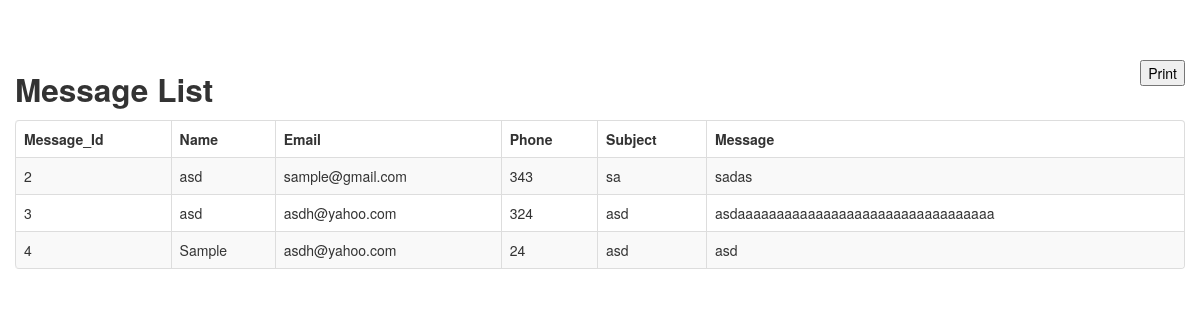
/admin/message/report.php, run on an earlier commit of the app's database.
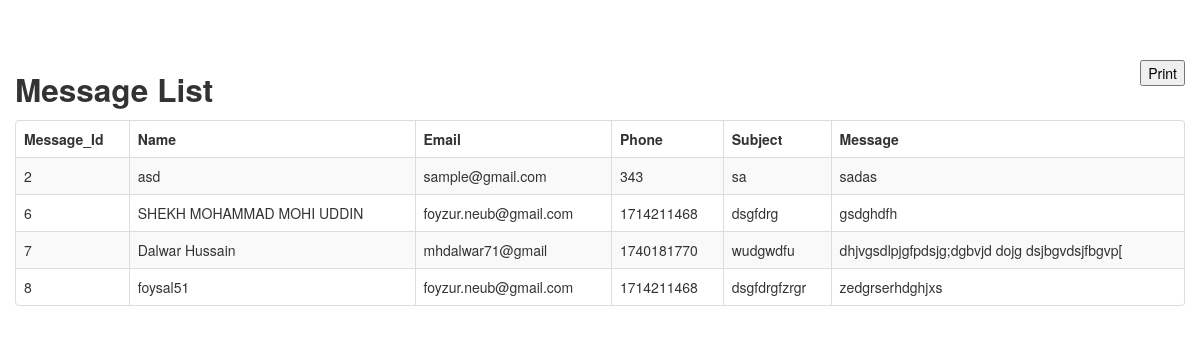
And on a later commit of the database.
### tables this page shows
CREATE TABLE `tbl_contact` (
  `contact_Id` int(11) NOT NULL,
  `name` varchar(255) DEFAULT NULL,
  `email` varchar(255) DEFAULT NULL,
  `phone` int(1) DEFAULT NULL,
  `subject` varchar(255) DEFAULT NULL,
  `message` text
);

### admin/message/report.php (the view, shortened to what this page needs)
<!DOCTYPE html>
<html>
<head>
	    <link href="../../bootstrap/css/bootstrap.min.css" rel="stylesheet" media="screen">
        <link href="../../bootstrap/css/bootstrap-responsive.min.css" rel="stylesheet" media="screen">
</head>
<body>
<div class="container" style="margin:5% auto;">
	 <button class='pull-right'onclick=window.print() id='print-button'>Print</button>
	 <h2>Message List</h2>
	  <table class="table table-striped table-bordered" id="example2">
                                        <thead>
                                        <tr>
                                            <th>Message_Id</th>
                                            <th>Name</th>
                                            <th>Email</th>
                                            <th>Phone</th>
                                            <th>Subject</th>
                                            <th>Message</th>
                                        </tr>
                                    </thead>
                                    <tbody>
                                        <?php
                                        include "../../functions/connect.php";
                                        $sql = "SELECT * FROM `tbl_contact` ";
                                        $run = mysqli_query($con,$sql);
                                        while($row=mysqli_fetch_array($run)){
                                            echo '<tr class="odd gradeX" id="rec">';?>
                                           <?php
                                            echo "<td>".$row['contact_Id']."</td>";
                                            echo "<td>".$row['name']."</td>";
                                            echo "<td>".$row['email']."</td>";
                                            echo "<td>".$row['phone']."</td>";
                                            echo "<td>".$row['subject']."</td>";
                                            echo "<td>".$row['message']."</td>";
                                            echo "</tr>";
                                        }
                                        ?>
                                    </tbody>
                                    </table>
</div>
</body>
</html>

What changed in the data, as far as the page shows it:
removed tbl_contact: contact_Id "3", name "asd", email "asdh@yahoo.com", phone "324", subject "asd", message "asdaaaaaaaaaaaaaaaaaaaaaaaaaaaaaaaaa"
removed tbl_contact: contact_Id "4", name "Sample", email "asdh@yahoo.com", phone "24", subject "asd", message "asd"
added tbl_contact: contact_Id "6", name "SHEKH MOHAMMAD MOHI UDDIN", email "foyzur.neub@gmail.com", phone "1714211468", subject "dsgfdrg", message "gsdghdfh"
added tbl_contact: contact_Id "7", name "Dalwar Hussain", email "mhdalwar71@gmail", phone "1740181770", subject "wudgwdfu", message "dhjvgsdlpjgfpdsjg;dgbvjd dojg dsjbgvdsjfbgvp["
added tbl_contact: contact_Id "8", name "foysal51", email "foyzur.neub@gmail.com", phone "1714211468", subject "dsgfdrgfzrgr", message "zedgrserhdghjxs"
